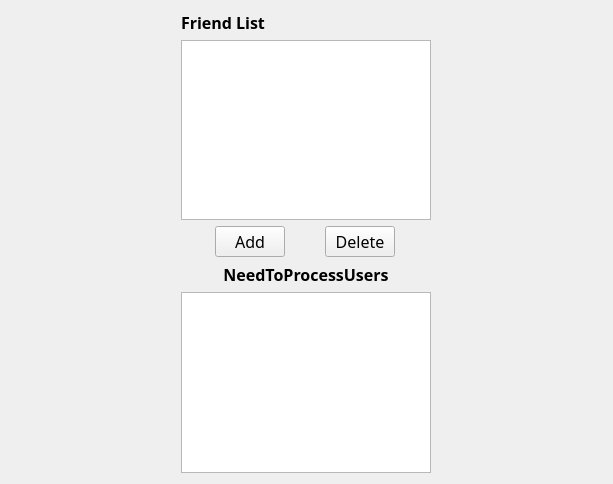
<?xml version="1.0" encoding="UTF-8"?>
<ui version="4.0">
 <class>MainChatWidget</class>
 <widget class="QWidget" name="MainChatWidget">
  <property name="geometry">
   <rect>
    <x>0</x>
    <y>0</y>
    <width>613</width>
    <height>484</height>
   </rect>
  </property>
  <property name="windowTitle">
   <string>Form</string>
  </property>
  <layout class="QHBoxLayout" name="horizontalLayout_2">
   <item>
    <layout class="QVBoxLayout" name="verticalLayout_3">
     <item>
      <layout class="QVBoxLayout" name="verticalLayout">
       <item>
        <widget class="QLabel" name="label">
         <property name="maximumSize">
          <size>
           <width>150</width>
           <height>16777215</height>
          </size>
         </property>
         <property name="font">
          <font>
           <family>文泉驿正黑</family>
           <pointsize>12</pointsize>
           <weight>75</weight>
           <bold>true</bold>
          </font>
         </property>
         <property name="text">
          <string>Friend List</string>
         </property>
        </widget>
       </item>
       <item>
        <widget class="QListView" name="friendList">
         <property name="maximumSize">
          <size>
           <width>250</width>
           <height>16777215</height>
          </size>
         </property>
         <property name="font">
          <font>
           <family>文泉驿正黑</family>
           <pointsize>12</pointsize>
           <weight>75</weight>
           <bold>true</bold>
          </font>
         </property>
        </widget>
       </item>
      </layout>
     </item>
     <item>
      <layout class="QVBoxLayout" name="verticalLayout_2">
       <item>
        <layout class="QHBoxLayout" name="horizontalLayout">
         <item>
          <widget class="QPushButton" name="addBtn">
           <property name="maximumSize">
            <size>
             <width>70</width>
             <height>16777215</height>
            </size>
           </property>
           <property name="font">
            <font>
             <family>文泉驿正黑</family>
             <pointsize>12</pointsize>
            </font>
           </property>
           <property name="text">
            <string>Add</string>
           </property>
          </widget>
         </item>
         <item>
          <widget class="QPushButton" name="deleteBtn">
           <property name="maximumSize">
            <size>
             <width>70</width>
             <height>16777215</height>
            </size>
           </property>
           <property name="font">
            <font>
             <family>文泉驿正黑</family>
             <pointsize>12</pointsize>
            </font>
           </property>
           <property name="text">
            <string>Delete</string>
           </property>
          </widget>
         </item>
        </layout>
       </item>
       <item>
        <widget class="QLabel" name="label_2">
         <property name="maximumSize">
          <size>
           <width>250</width>
           <height>16777215</height>
          </size>
         </property>
         <property name="font">
          <font>
           <family>文泉驿正黑</family>
           <pointsize>12</pointsize>
           <weight>75</weight>
           <bold>true</bold>
          </font>
         </property>
         <property name="text">
          <string>NeedToProcessUsers</string>
         </property>
         <property name="alignment">
          <set>Qt::AlignCenter</set>
         </property>
        </widget>
       </item>
       <item>
        <widget class="QListView" name="needToProcessUsers">
         <property name="maximumSize">
          <size>
           <width>250</width>
           <height>16777215</height>
          </size>
         </property>
         <property name="font">
          <font>
           <family>文泉驿正黑</family>
           <pointsize>12</pointsize>
           <weight>75</weight>
           <bold>true</bold>
          </font>
         </property>
        </widget>
       </item>
      </layout>
     </item>
    </layout>
   </item>
   <item>
    <layout class="QHBoxLayout" name="widgetLayout"/>
   </item>
  </layout>
 </widget>
 <resources/>
 <connections/>
</ui>
